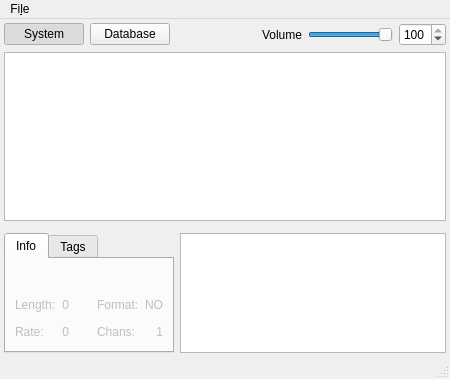
<?xml version="1.0" encoding="UTF-8"?>
<ui version="4.0">
 <class>MainWindow</class>
 <widget class="QMainWindow" name="MainWindow">
  <property name="geometry">
   <rect>
    <x>0</x>
    <y>0</y>
    <width>450</width>
    <height>379</height>
   </rect>
  </property>
  <property name="windowTitle">
   <string>SampleBrowser</string>
  </property>
  <widget class="QWidget" name="centralwidget">
   <layout class="QGridLayout" name="gridLayout" rowstretch="0,100,0">
    <property name="leftMargin">
     <number>4</number>
    </property>
    <property name="topMargin">
     <number>4</number>
    </property>
    <property name="rightMargin">
     <number>4</number>
    </property>
    <property name="bottomMargin">
     <number>4</number>
    </property>
    <item row="2" column="1">
     <widget class="QGraphicsView" name="waveView">
      <property name="maximumSize">
       <size>
        <width>16777215</width>
        <height>120</height>
       </size>
      </property>
      <property name="verticalScrollBarPolicy">
       <enum>Qt::ScrollBarAlwaysOff</enum>
      </property>
      <property name="horizontalScrollBarPolicy">
       <enum>Qt::ScrollBarAlwaysOff</enum>
      </property>
      <property name="renderHints">
       <set>QPainter::Antialiasing|QPainter::TextAntialiasing</set>
      </property>
     </widget>
    </item>
    <item row="0" column="0" colspan="2">
     <layout class="QHBoxLayout" name="horizontalLayout">
      <item>
       <widget class="QPushButton" name="browseSystemBtn">
        <property name="sizePolicy">
         <sizepolicy hsizetype="Minimum" vsizetype="Maximum">
          <horstretch>0</horstretch>
          <verstretch>0</verstretch>
         </sizepolicy>
        </property>
        <property name="text">
         <string>System</string>
        </property>
        <property name="checkable">
         <bool>true</bool>
        </property>
        <property name="checked">
         <bool>true</bool>
        </property>
        <attribute name="buttonGroup">
         <string notr="true">browseSelectGroup</string>
        </attribute>
       </widget>
      </item>
      <item>
       <widget class="QPushButton" name="browseDbBtn">
        <property name="sizePolicy">
         <sizepolicy hsizetype="Minimum" vsizetype="Maximum">
          <horstretch>0</horstretch>
          <verstretch>0</verstretch>
         </sizepolicy>
        </property>
        <property name="text">
         <string>Database</string>
        </property>
        <property name="checkable">
         <bool>true</bool>
        </property>
        <attribute name="buttonGroup">
         <string notr="true">browseSelectGroup</string>
        </attribute>
       </widget>
      </item>
      <item>
       <spacer name="horizontalSpacer">
        <property name="orientation">
         <enum>Qt::Horizontal</enum>
        </property>
        <property name="sizeHint" stdset="0">
         <size>
          <width>40</width>
          <height>20</height>
         </size>
        </property>
       </spacer>
      </item>
      <item>
       <widget class="QLabel" name="label">
        <property name="text">
         <string>Volume</string>
        </property>
       </widget>
      </item>
      <item>
       <widget class="QSlider" name="volumeSlider">
        <property name="maximumSize">
         <size>
          <width>100</width>
          <height>16777215</height>
         </size>
        </property>
        <property name="focusPolicy">
         <enum>Qt::NoFocus</enum>
        </property>
        <property name="maximum">
         <number>100</number>
        </property>
        <property name="value">
         <number>100</number>
        </property>
        <property name="orientation">
         <enum>Qt::Horizontal</enum>
        </property>
       </widget>
      </item>
      <item>
       <widget class="QSpinBox" name="volumeSpin">
        <property name="minimum">
         <number>0</number>
        </property>
        <property name="maximum">
         <number>100</number>
        </property>
        <property name="singleStep">
         <number>5</number>
        </property>
        <property name="value">
         <number>100</number>
        </property>
       </widget>
      </item>
     </layout>
    </item>
    <item row="1" column="0" colspan="2">
     <widget class="QSplitter" name="mainSplitter">
      <property name="orientation">
       <enum>Qt::Horizontal</enum>
      </property>
      <property name="childrenCollapsible">
       <bool>false</bool>
      </property>
      <widget class="QWidget" name="verticalLayoutWidget">
       <layout class="QVBoxLayout" name="verticalLayout">
        <item>
         <widget class="SampleView" name="sampleView">
          <property name="contextMenuPolicy">
           <enum>Qt::CustomContextMenu</enum>
          </property>
          <property name="editTriggers">
           <set>QAbstractItemView::NoEditTriggers</set>
          </property>
          <property name="dragEnabled">
           <bool>true</bool>
          </property>
          <property name="selectionBehavior">
           <enum>QAbstractItemView::SelectRows</enum>
          </property>
          <property name="horizontalScrollMode">
           <enum>QAbstractItemView::ScrollPerPixel</enum>
          </property>
          <property name="wordWrap">
           <bool>false</bool>
          </property>
          <attribute name="horizontalHeaderHighlightSections">
           <bool>false</bool>
          </attribute>
          <attribute name="verticalHeaderVisible">
           <bool>false</bool>
          </attribute>
         </widget>
        </item>
        <item>
         <widget class="QWidget" name="filterStackedWidget" native="true">
          <property name="sizePolicy">
           <sizepolicy hsizetype="Preferred" vsizetype="Maximum">
            <horstretch>0</horstretch>
            <verstretch>0</verstretch>
           </sizepolicy>
          </property>
         </widget>
        </item>
       </layout>
      </widget>
     </widget>
    </item>
    <item row="2" column="0">
     <widget class="QTabWidget" name="infoTabWidget">
      <property name="sizePolicy">
       <sizepolicy hsizetype="Maximum" vsizetype="Expanding">
        <horstretch>0</horstretch>
        <verstretch>0</verstretch>
       </sizepolicy>
      </property>
      <property name="currentIndex">
       <number>0</number>
      </property>
      <widget class="QWidget" name="infoTab">
       <property name="enabled">
        <bool>false</bool>
       </property>
       <attribute name="title">
        <string>Info</string>
       </attribute>
       <layout class="QGridLayout" name="gridLayout_4">
        <item row="1" column="0">
         <widget class="QLabel" name="label_2">
          <property name="text">
           <string>Length:</string>
          </property>
         </widget>
        </item>
        <item row="1" column="1" alignment="Qt::AlignRight">
         <widget class="QLabel" name="infoLengthLbl">
          <property name="sizePolicy">
           <sizepolicy hsizetype="Maximum" vsizetype="Preferred">
            <horstretch>0</horstretch>
            <verstretch>0</verstretch>
           </sizepolicy>
          </property>
          <property name="text">
           <string>0</string>
          </property>
          <property name="alignment">
           <set>Qt::AlignRight|Qt::AlignTrailing|Qt::AlignVCenter</set>
          </property>
         </widget>
        </item>
        <item row="1" column="3">
         <widget class="QLabel" name="label_5">
          <property name="text">
           <string>Format:</string>
          </property>
         </widget>
        </item>
        <item row="0" column="0" colspan="5">
         <widget class="QLabel" name="infoFileNameLbl">
          <property name="styleSheet">
           <string notr="true">font-weight: bold;</string>
          </property>
          <property name="text">
           <string/>
          </property>
         </widget>
        </item>
        <item row="2" column="0">
         <widget class="QLabel" name="label_4">
          <property name="text">
           <string>Rate:</string>
          </property>
         </widget>
        </item>
        <item row="2" column="1" alignment="Qt::AlignRight">
         <widget class="QLabel" name="infoSampleRateLbl">
          <property name="sizePolicy">
           <sizepolicy hsizetype="Maximum" vsizetype="Preferred">
            <horstretch>0</horstretch>
            <verstretch>0</verstretch>
           </sizepolicy>
          </property>
          <property name="text">
           <string>0</string>
          </property>
          <property name="alignment">
           <set>Qt::AlignRight|Qt::AlignTrailing|Qt::AlignVCenter</set>
          </property>
         </widget>
        </item>
        <item row="2" column="3">
         <widget class="QLabel" name="label_8">
          <property name="text">
           <string>Chans:</string>
          </property>
         </widget>
        </item>
        <item row="2" column="4" alignment="Qt::AlignRight">
         <widget class="QLabel" name="infoChannelsLbl">
          <property name="sizePolicy">
           <sizepolicy hsizetype="Maximum" vsizetype="Preferred">
            <horstretch>0</horstretch>
            <verstretch>0</verstretch>
           </sizepolicy>
          </property>
          <property name="text">
           <string>1</string>
          </property>
          <property name="alignment">
           <set>Qt::AlignRight|Qt::AlignTrailing|Qt::AlignVCenter</set>
          </property>
         </widget>
        </item>
        <item row="1" column="4" alignment="Qt::AlignRight">
         <widget class="QLabel" name="infoFormatLbl">
          <property name="sizePolicy">
           <sizepolicy hsizetype="Maximum" vsizetype="Preferred">
            <horstretch>0</horstretch>
            <verstretch>0</verstretch>
           </sizepolicy>
          </property>
          <property name="text">
           <string>NO</string>
          </property>
          <property name="alignment">
           <set>Qt::AlignRight|Qt::AlignTrailing|Qt::AlignVCenter</set>
          </property>
         </widget>
        </item>
        <item row="1" column="2">
         <spacer name="horizontalSpacer_2">
          <property name="orientation">
           <enum>Qt::Horizontal</enum>
          </property>
          <property name="sizeType">
           <enum>QSizePolicy::Fixed</enum>
          </property>
          <property name="sizeHint" stdset="0">
           <size>
            <width>16</width>
            <height>20</height>
           </size>
          </property>
         </spacer>
        </item>
       </layout>
      </widget>
      <widget class="QWidget" name="tagsTab">
       <attribute name="title">
        <string>Tags</string>
       </attribute>
       <layout class="QGridLayout" name="gridLayout_5">
        <item row="0" column="0">
         <widget class="TagsEditorTextEdit" name="tagsEdit">
          <property name="sizePolicy">
           <sizepolicy hsizetype="Ignored" vsizetype="Ignored">
            <horstretch>0</horstretch>
            <verstretch>0</verstretch>
           </sizepolicy>
          </property>
         </widget>
        </item>
       </layout>
      </widget>
     </widget>
    </item>
   </layout>
  </widget>
  <widget class="QStatusBar" name="statusbar"/>
  <widget class="QMenuBar" name="menubar">
   <property name="geometry">
    <rect>
     <x>0</x>
     <y>0</y>
     <width>450</width>
     <height>28</height>
    </rect>
   </property>
   <widget class="QMenu" name="fileMenu">
    <property name="title">
     <string>Fi&amp;le</string>
    </property>
   </widget>
   <addaction name="fileMenu"/>
  </widget>
  <action name="actionQuit">
   <property name="text">
    <string>Quit</string>
   </property>
  </action>
 </widget>
 <customwidgets>
  <customwidget>
   <class>TagsEditorTextEdit</class>
   <extends>QTextEdit</extends>
   <header>samplebrowse.widgets</header>
  </customwidget>
  <customwidget>
   <class>SampleView</class>
   <extends>QTableView</extends>
   <header>samplebrowse</header>
  </customwidget>
 </customwidgets>
 <tabstops>
  <tabstop>volumeSlider</tabstop>
  <tabstop>volumeSpin</tabstop>
 </tabstops>
 <resources/>
 <connections>
  <connection>
   <sender>volumeSlider</sender>
   <signal>valueChanged(int)</signal>
   <receiver>volumeSpin</receiver>
   <slot>setValue(int)</slot>
   <hints>
    <hint type="sourcelabel">
     <x>248</x>
     <y>51</y>
    </hint>
    <hint type="destinationlabel">
     <x>339</x>
     <y>53</y>
    </hint>
   </hints>
  </connection>
  <connection>
   <sender>volumeSpin</sender>
   <signal>valueChanged(int)</signal>
   <receiver>volumeSlider</receiver>
   <slot>setValue(int)</slot>
   <hints>
    <hint type="sourcelabel">
     <x>324</x>
     <y>38</y>
    </hint>
    <hint type="destinationlabel">
     <x>220</x>
     <y>44</y>
    </hint>
   </hints>
  </connection>
 </connections>
 <buttongroups>
  <buttongroup name="browseSelectGroup"/>
 </buttongroups>
</ui>
